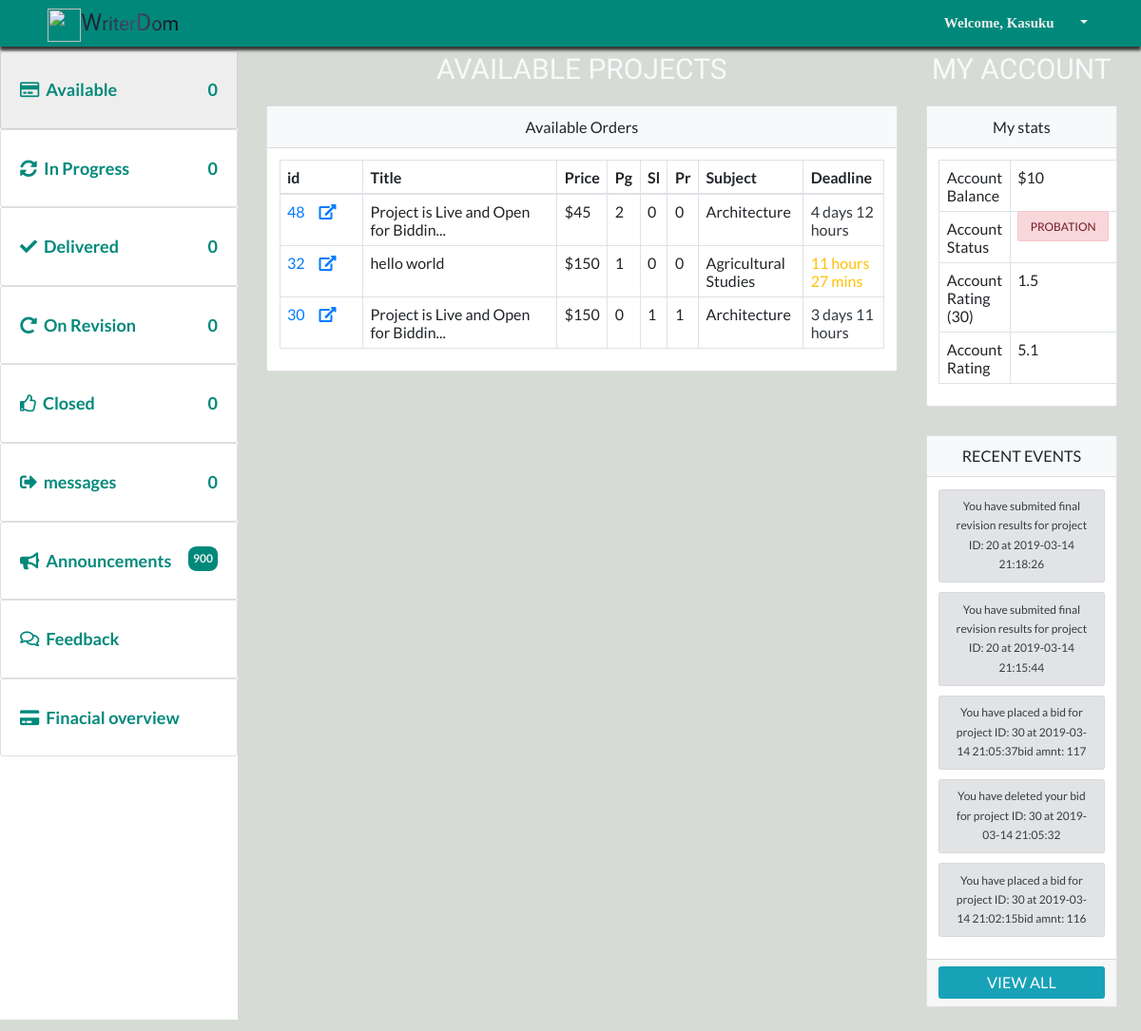
The app's page /tutor/dashboard (signed in) with its own data.
### tables this page shows
CREATE TABLE `projects` (
  `project_id` bigint(20) UNSIGNED NOT NULL,
  `student_id` int(11) NOT NULL,
  `title` text NOT NULL,
  `deadline` text NOT NULL,
  `subject` text NOT NULL,
  `instructions` longtext NOT NULL,
  `style` text NOT NULL,
  `type_of_paper` text NOT NULL,
  `pages` tinyint(11) NOT NULL,
  `slides` tinyint(11) NOT NULL,
  `problems` tinyint(11) NOT NULL,
  `budget` varchar(255) NOT NULL,
  `charges` varchar(255) NOT NULL DEFAULT '0',
  `cost` varchar(255) NOT NULL DEFAULT '0',
  `bids` tinyint(100) NOT NULL DEFAULT '0',
  `academic_level` text NOT NULL,
  `sources` tinyint(11) NOT NULL,
  `status` tinyint(4) NOT NULL DEFAULT '0',
  `DATE_CREATED` text NOT NULL,
  `DATE_CLOSED` varchar(255) NOT NULL
);

CREATE TABLE `notifications` (
  `note_num` int(11) NOT NULL,
  `user_type` varchar(212) NOT NULL,
  `note` varchar(255) NOT NULL,
  `user_id` varchar(255) NOT NULL
);

### dbconfig/dbconnect.php (called while the page is built, shortened)
<?php
require_once(  'shared/ez_sql_core.php');
require_once( 'ez_sql_mysqli.php');
$db=new ezSQL_mysqli(DB_USER, DB_PASS,DB_NAME,DB_HOST,DB_ENCODING);
 ?>

### dbconfig/ez_sql_mysqli.php (called while the page is built, shortened)
<?php
class ezSQL_mysqli extends ezSQLcore
{
    private $ezsql_mysql_str = array
        (
            1 => 'Require $dbuser and $dbpassword to connect to a database server',
            2 => 'Error establishing mySQL database connection. Correct user/password? Correct hostname? Database server running?',
            3 => 'Require $dbname to select a database',
            4 => 'mySQL database connection is not active',
            5 => 'Unexpected error while trying to select database'
        );
    private $_dbuser;
    private $_dbpassword;
    private $_dbname;
    private $_dbhost;
    private $_charset = 'utf8';
    private $_result;
    public $show_errors = true;
    public $dbh;
    public function __construct($dbuser='', $dbpassword='', $dbname='', $dbhost='localhost', $charset='') {
        $this->_dbuser = $dbuser;
        $this->_dbpassword = $dbpassword;
        $this->_dbname = $dbname;
        $this->_dbhost = $dbhost;
    }
    public function connect($dbuser='', $dbpassword='', $dbhost='localhost', $charset='') {
        $this->_connected = false;
        $this->_dbuser = empty($dbuser) ? $this->_dbuser : $dbuser;
        $this->_dbpassword = empty($dbpassword) ? $this->_dbpassword : $dbpassword;
        $this->_dbhost = $dbhost!='localhost' ? $this->_dbhost : $dbhost;
        $this->_charset = empty($charset) ? $this->_charset : $charset;
        if ( empty($this->_dbuser) ) {
            $this->register_error($this->ezsql_mysql_str[1] . ' in ' . __FILE__ . ' on line ' . __LINE__);
            $this->show_errors ? trigger_error($this->ezsql_mysql_str[1], E_USER_WARNING) : null;
        } else if ( ! $this->dbh = mysqli_connect($this->_dbhost, $this->_dbuser, $this->_dbpassword, $this->_dbname) ) {
            $this->register_error($this->ezsql_mysql_str[2] . ' in ' . __FILE__ . ' on line ' . __LINE__);
            $this->show_errors ? trigger_error($this->ezsql_mysql_str[2], E_USER_WARNING) : null;
        } else {
            mysqli_set_charset($this->dbh, $this->_charset);
            $this->_connected = true;
        }
        return $this->_connected;
    }
    public function select($dbname='', $charset='') {
        if ( ! $dbname ) {
            $this->register_error($this->ezsql_mysql_str[3] . ' in ' . __FILE__ . ' on line ' . __LINE__);
            $this->show_errors ? trigger_error($this->ezsql_mysql_str[3], E_USER_WARNING) : null;
            return false;
        } else if ( ! $this->dbh ) {
            $this->register_error($this->ezsql_mysql_str[4] . ' in ' . __FILE__ . ' on line ' . __LINE__);
            $this->show_errors ? trigger_error($this->ezsql_mysql_str[4], E_USER_WARNING) : null;
            return false;
        } else {
            $this->_dbname = $dbname;
            $this->_connected = true;
        }
        return $this->_connected;
    }
    public function query($query, $use_prepare=false) {
		$query = str_replace(_TAG, '?', $query);
        $return_val = 0;
        $query = trim($query);
		if (!empty($param) && is_array($param) && ($this->getPrepare()))
			return $this->query_prepared($query, $param);
		else
			$this->_result = mysqli_query($this->dbh, $query);
        $is_insert = false;
        if ( preg_match("/^(insert|delete|update|replace)\s+/i", $query) ) {
            $this->_affectedRows = mysqli_affected_rows($this->dbh);
            if ( preg_match("/^(insert|replace)\s+/i", $query) ) {
                $this->insert_id = mysqli_insert_id($this->dbh);
            }
            $return_val = $this->_affectedRows;
        } else {
            if ( !is_numeric($this->_result) && !is_bool($this->_result)) {
                $i=0;
                $num_rows=0;
                while ( $row = mysqli_fetch_object($this->_result) ) {
                    $num_rows++;
                }
                $this->num_rows = $num_rows;
                $return_val = $this->num_rows;
            }
        }
        return $return_val;
    }
}

### dbconfig/shared/ez_sql_core.php (called while the page is built, shortened)
<?php
    require_once('ezQuery.php');
	class ezSQLcore extends ezQuery
	{
    public $last_result = null;
		function flush()
		{
			$this->last_result = null;
		}
		function get_results($query=null, $output = OBJECT, $use_prepare=false) {
			if ( $query ) {
				$this->query($query, $use_prepare);
			}
			if ( $output == OBJECT ) {
				return $this->last_result;
			} elseif ( $output == _JSON ) {
				return json_encode($this->last_result);
			}
		}
}

### inc/utilities.php (called while the page is built, shortened)
<?php
$date_global=date('Y-m-d H:i:s');
if (!isset($chat)) {
	require_once("../inc/global_functions.php");
}

### dbconfig/shared/ezQuery.php (called while the page is built, shortened)
<?php
class ezQuery
{
    function setParamaters($valuetoadd=null) {
        if (empty($valuetoadd)) {
            $this->preparedvalues = array();
            return null;
        } else
            return array_push($this->preparedvalues, $valuetoadd);
	}
}

### inc/global_functions.php (called while the page is built, shortened)
<?php function getDateTimeDiff($current_date, $other_date){
	$now_timeStamp=strtotime($current_date);
	if ($now_timeStamp<$other_date) {
		$diff_timestmp=$other_date- $now_timeStamp;
	if ($diff_timestmp<60) {
		if ($diff_timestmp==1) {
			return $diff_timestmp . ' sec';
		}else{
			return $diff_timestmp . ' secs';
		}
	} elseif($diff_timestmp>=60 && $diff_timestmp<3600) {
		if (round(($diff_timestmp/60))==1) {
			return round(($diff_timestmp/60)). ' min ';
		}else{
			return round(($diff_timestmp/60)). ' mins ';
		}
	}elseif($diff_timestmp>=3600 && $diff_timestmp<86400) {
		if (floor(($diff_timestmp/3600))==1) {
			$time_remaining=floor(($diff_timestmp/3600)). ' hour';
			if (floor((($diff_timestmp/3600)-floor($diff_timestmp/3600))*60 )==1) {
				$time_remaining.=floor((($diff_timestmp/3600)-floor($diff_timestmp/3600))*60 ). ' min';
			}elseif(floor((($diff_timestmp/3600)-floor($diff_timestmp/3600))*60 )>1){
				$time_remaining.=floor((($diff_timestmp/3600)-floor($diff_timestmp/3600))*60 ). ' mins';
			}
			 return $time_remaining;
		}else{
			$time_remaining = floor(($diff_timestmp/3600)). ' hours ';
			if (floor((($diff_timestmp/3600)-floor($diff_timestmp/3600))*60 )==1) {
				$time_remaining.=floor((($diff_timestmp/3600)-floor($diff_timestmp/3600))*60 ). ' min';
			}elseif(floor((($diff_timestmp/3600)-floor($diff_timestmp/3600))*60 )>1){
				$time_remaining.=floor((($diff_timestmp/3600)-floor($diff_timestmp/3600))*60 ). ' mins';
			}
			return $time_remaining;
		}
	}elseif($diff_timestmp>=86400 && $diff_timestmp<86400 * 30) {
		if (floor(($diff_timestmp/86400))==1) {
			$time_remaining=floor(($diff_timestmp/86400)). ' day ';
			if (floor((($diff_timestmp/86400)-floor($diff_timestmp/86400))*24)==1) {
				$time_remaining.=floor((($diff_timestmp/86400)-floor($diff_timestmp/86400))*24 ). ' hour';
			} elseif(floor((($diff_timestmp/86400)-floor($diff_timestmp/86400))*60 )>1) {
				$time_remaining.=floor((($diff_timestmp/86400)-floor($diff_timestmp/86400))*24 ). ' hours';
			}
			return $time_remaining;
		}else{
			$time_remaining=floor(($diff_timestmp/86400)). ' days ';
			if (floor((($diff_timestmp/86400)-floor($diff_timestmp/86400))*24 )==1) {
				$time_remaining.=floor((($diff_timestmp/86400)-floor($diff_timestmp/86400))*24 ). ' hour';
			} elseif(floor((($diff_timestmp/86400)-floor($diff_timestmp/86400))*60 )>1) {
				$time_remaining.=floor((($diff_timestmp/86400)-floor($diff_timestmp/86400))*24 ). ' hours';
			}
			return $time_remaining;
		}
	}elseif($diff_timestmp>=86400 * 30 && $diff_timestmp<86400 * 365) {
		if (round(($diff_timestmp/(86400 * 30)))==1) {
			return round(($diff_timestmp/(86400 * 30))). ' month';
		}else{
			return round(($diff_timestmp/(86400 * 30))). ' months';
		}
	}else{
		if (round(($diff_timestmp/(86400 * 365)))==1) {
			return round(($diff_timestmp/(86400 * 365))). ' year';
		}
		return round(($diff_timestmp/(86400 * 365))). ' years';
	}
	}
} ?>

### tutor/dashboard.php (the view, shortened to what this page needs)
<?php
require_once("../dbconfig/dbconnect.php");
  require_once("../inc/utilities.php");
   $date_global_=strtotime($date_global);
$count_q="SELECT COUNT(project_id) FROM projects WHERE deadline>{$date_global_}";
$result_q=$db->get_var($count_q);
if ($result_q>20) {
$query="SELECT * FROM projects WHERE deadline>{$date_global_} AND status=0 ORDER BY project_id desc LIMIT 20 ";
}else{?>
<?php
 $query="SELECT * FROM projects WHERE deadline>{$date_global_} AND status=0 ORDER BY project_id desc";
}
$results=$db->get_results($query);
 ?>
<?php
require_once "../inc/header_links.php";
require_once "../components/top_nav.php";
?>
<div class="display">
    <div class="display__content">
        <?php require_once "../components/tutor_leftnav.php" ?>
        <div class="row">
            <div class="col-sm-12 col-md-12 col-lg-12 col-xl-9">
                <h1 class="headingTertiary text-light">Available Projects</h1>
                <div class="card wide-card">
                    <div class="card-header">Available Orders</div>
                    <div class="card-body">
                        <?php if ($db->num_rows<1): ?>
                        <h1 class="classHeadingSecondary">There is Nothing To show Yet</h1>
                        <?php elseif($db->num_rows>0): ?>
                        <table class="table table-bordered">
                            <thead>
                                <tr>
                                    <th>id</th>
                                    <th class="wide">Title</th>
                                    <th data-toggle="tooltip" title="Price $" data-placement="right">Price</th>
                                    <th data-toggle="tooltip" title="pages" data-placement="right">Pg</th>
                                    <th data-toggle="tooltip" title="Slides" data-placement="right">Sl</th>
                                    <th data-toggle="tooltip" title="Problems" data-placement="right">Pr</th>
                                    <th class="smalll">Subject</th>
                                    <th class="medium">Deadline</th>
                                </tr>
                            </thead>
                            <tbody id="display">
                                       <?php foreach ($results as $result): ?>
                                <tr>
                                    <td class="smalll"><a
                                            href="d_details?id=<?php echo urlencode(convert_uuencode($result->project_id)); ?>"><?php echo $result->project_id; ?><i
                                                class="fas fa-external-link-alt icon-r ml-4"></i></a></td>
                                    <td class="wide">
                                        <?php echo (strlen($result->title) >35 )? substr($result->title, 0, 35).'...':$result->title; ?>
                                    </td>
                                    <td><?php echo $result->budget; ?></td>
                                    <td><?php echo $result->pages; ?></td>
                                    <td><?php echo $result->slides; ?></td>
                                    <td><?php echo $result->problems; ?></td>
                                    <td class="smalll"><?php echo $result->subject; ?></td>
                                    <td><?php $time=getDateTimeDiff($date_global, $result->deadline );
             $period= explode(" ", $time); ?>
                                        <?php if ($period[1]=="days"): ?>
                                        <span class="text-dark"><?php echo "{$time}"; ?></span>
                                        <?php elseif($period[1]=="day"): ?>
                                        <span class="text-success"><?php echo "{$time}"; ?></span>
                                        <?php elseif($period[1]=="hours" || $period[1]=="hour"): ?>
                                        <span class="text-warning"><?php echo "{$time}"; ?></span>
                                        <?php elseif($period[1]=="mins" || $period[1]=="min"): ?>
                                        <span class="text-danger"><?php echo "{$time}"; ?></span>
                                        <?php elseif($period[1]=="secs" || $period[1]=="sec"): ?>
                                        <span class="text-danger"><?php echo "{$time}"; ?></span>
                                        <?php endif ?>
                                    </td>
                                </tr>
                                <?php endforeach ?>
                            </tbody>
                        </table>
                        <?php endif ?>
                    </div>
                </div>
            </div>
        <?php require_once("./section_rate.php"); ?>
        </div>
    </div>
</div>
<?php
require_once"../inc/footer_links.php";
 ?>

### tutor/sammary_functions.php (shortened to what this page needs)
<?php
require_once("../dbconfig/dbconnect.php");
    function events($tutor_id){
      global $db;
      $query="SELECT * FROM notifications where user_id='$tutor_id' ORDER BY note_num desc LIMIT 5 ";
      $results=$db->get_results($query);
      if ($db->num_rows>0) { ?>
        <?php foreach ($results as $result): ?>
          <div class="alert alert-secondary" role="alert">
          <?php echo $result->note; ?>
          </div>
        <?php endforeach; ?>
    <?php  }else { ?>
          <div class="text-dark">No Activities</div>
        <?php  }
    }
 ?>

### css/settings.css (style rules this page uses)
*, *::after, *::before { margin: 0; padding: 0; box-sizing: inherit; }
body { font-family: 'Lato'; font-size: 1.8rem; line-height: 1.7; font-weight: 400; box-sizing: border-box; min-width: 767px; background: #D7DBD6; }
.headingTertiary { text-transform: uppercase; font-family: 'Cardo', sans-serif; display: block; margin-bottom: 2rem; font-weight: 400; }
@media (min-width: 990px) { .headingTertiary { font-size: 3rem; } }
.icon-r { margin-right: .7rem; }
.wide { width: 50%; }
.medium { width: 32%; }
.smalll { width: 18%; }
.table { text-align: left; }
.card-header { background: #F7F9FB !important; }
.alert { font-size: 12px; }
.display { font-size: 90% !important; margin-left: 25.5rem; background: #D7DBD6; padding-top: 3rem; }
.display__content { min-height: 795px; text-align: center; padding: 2.5rem 2.5rem; }

### records on screen
projects: project_id "48", title "Project is Live and Open for Biddin", budget "$45", pages "2", slides "0", problems "0", subject "Architecture", deadline "4 days 12 hours"
projects: project_id "32", title "hello world", budget "$150", pages "1", slides "0", problems "0", subject "Agricultural Studies", deadline "11 hours 27 mins"
projects: project_id "30", title "Project is Live and Open for Biddin", budget "$150", pages "0", slides "1", problems "1", subject "Architecture", deadline "3 days 11 hours"
notifications: note "You have submited final revision results for project ID: 20 at 2019-03-14 21:18:26"
notifications: note "You have submited final revision results for project ID: 20 at 2019-03-14 21:15:44"
notifications: note "You have placed a bid for project ID: 30 at 2019-03-14 21:05:37bid amnt: 117"
notifications: note "You have deleted your bid for project ID: 30 at 2019-03-14 21:05:32"
notifications: note "You have placed a bid for project ID: 30 at 2019-03-14 21:02:15bid amnt: 116"

### other values on screen
$name[0] "Kasuku"
balance($_SESSION['user_id']) "10"
thirty_rating($_SESSION['user_id']) "1.5"
account_rating($_SESSION['user_id']) "5.1"
